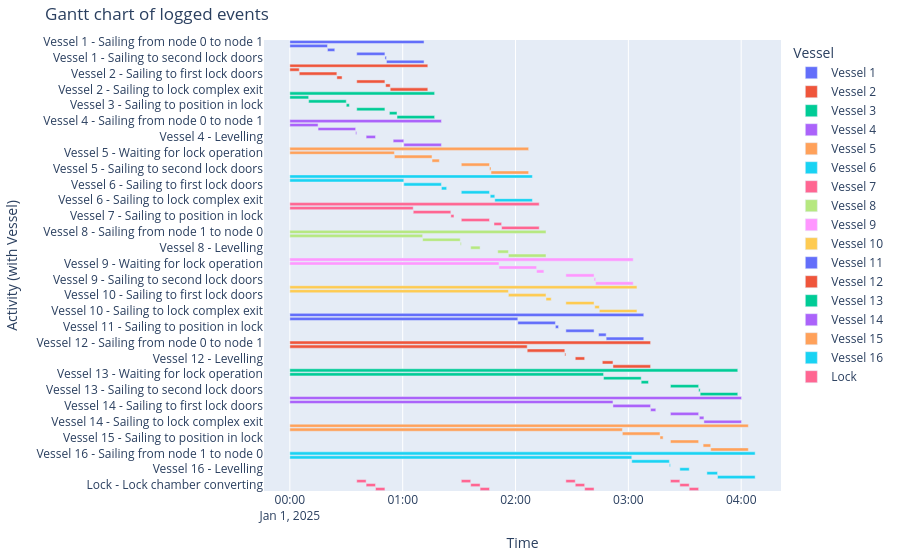

Notebook code cell kept with this figure:
### Code cell
df_eventtable = opentnsim.core.logutils.logbook2eventtable([*vessels, lock])
generate_vessel_gantt_chart(df_eventtable)

### Figure 1 — Plotly figure (JSON) as saved in the notebook; plotly's stock layout.template omitted (floating-point values rounded to 4 significant figures)
{"data": [{"base": ["2025-01-01T00:00:00.000000000", "2025-01-01T00:00:00.000000000", "2025-01-01T00:20:00.000000000", "2025-01-01T00:35:33.333333000", "2025-01-01T00:50:33.333333000", "2025-01-01T00:51:21.929446000"], "hovertemplate": "object name=Vessel 1<br>start time=%{base}<br>stop time=%{x}<br>activity label=%{y}<extra></extra>", "legendgroup": "Vessel 1", "marker": {"color": "#636efa", "pattern": {"shape": ""}}, "name": "Vessel 1", "orientation": "h", "showlegend": true, "textposition": "auto", "type": "bar", "x": [4281929, 1200000, 233333, 900000, 48596, 1200000], "xaxis": "x", "y": ["Vessel 1 - Sailing from node 0 to node 1", "Vessel 1 - Sailing to first lock doors", "Vessel 1 - Sailing to position in lock", "Vessel 1 - Levelling", "Vessel 1 - Sailing to second lock doors", "Vessel 1 - Sailing to lock complex exit"], "yaxis": "y"}, {"base": ["2025-01-01T00:00:00.000000000", "2025-01-01T00:00:00.000000000", "2025-01-01T00:05:00.000000000", "2025-01-01T00:25:00.000000000", "2025-01-01T00:35:33.333333000", "2025-01-01T00:50:56.141108000", "2025-01-01T00:53:21.929445000"], "hovertemplate": "object name=Vessel 2<br>start time=%{base}<br>stop time=%{x}<br>activity label=%{y}<extra></extra>", "legendgroup": "Vessel 2", "marker": {"color": "#EF553B", "pattern": {"shape": ""}}, "name": "Vessel 2", "orientation": "h", "showlegend": true, "textposition": "auto", "type": "bar", "x": [4401929, 300000, 1200000, 166666, 900000, 145788, 1200000], "xaxis": "x", "y": ["Vessel 2 - Sailing from node 0 to node 1", "Vessel 2 - Waiting for lock operation", "Vessel 2 - Sailing to first lock doors", "Vessel 2 - Sailing to position in lock", "Vessel 2 - Levelling", "Vessel 2 - Sailing to second lock doors", "Vessel 2 - Sailing to lock complex exit"], "yaxis": "y"}, {"base": ["2025-01-01T00:00:00.000000000", "2025-01-01T00:00:00.000000000", "2025-01-01T00:10:00.000000000", "2025-01-01T00:30:00.000000000", "2025-01-01T00:35:33.333333000", "2025-01-01T00:52:56.141108000", "2025-01-01T00:56:59.121670000"], "hovertemplate": "object name=Vessel 3<br>start time=%{base}<br>stop time=%{x}<br>activity label=%{y}<extra></extra>", "legendgroup": "Vessel 3", "marker": {"color": "#00cc96", "pattern": {"shape": ""}}, "name": "Vessel 3", "orientation": "h", "showlegend": true, "textposition": "auto", "type": "bar", "x": [4619121, 600000, 1200000, 100000, 900000, 242980, 1200000], "xaxis": "x", "y": ["Vessel 3 - Sailing from node 0 to node 1", "Vessel 3 - Waiting for lock operation", "Vessel 3 - Sailing to first lock doors", "Vessel 3 - Sailing to position in lock", "Vessel 3 - Levelling", "Vessel 3 - Sailing to second lock doors", "Vessel 3 - Sailing to lock complex exit"], "yaxis": "y"}, {"base": ["2025-01-01T00:00:00.000000000", "2025-01-01T00:00:00.000000000", "2025-01-01T00:15:00.000000000", "2025-01-01T00:35:00.000000000", "2025-01-01T00:40:33.333333000", "2025-01-01T00:54:56.141108000", "2025-01-01T01:00:36.313895000"], "hovertemplate": "object name=Vessel 4<br>start time=%{base}<br>stop time=%{x}<br>activity label=%{y}<extra></extra>", "legendgroup": "Vessel 4", "marker": {"color": "#ab63fa", "pattern": {"shape": ""}}, "name": "Vessel 4", "orientation": "h", "showlegend": true, "textposition": "auto", "type": "bar", "x": [4836313, 900000, 1200000, 33333, 300000, 340172, 1200000], "xaxis": "x", "y": ["Vessel 4 - Sailing from node 0 to node 1", "Vessel 4 - Waiting for lock operation", "Vessel 4 - Sailing to first lock doors", "Vessel 4 - Sailing to position in lock", "Vessel 4 - Levelling", "Vessel 4 - Sailing to second lock doors", "Vessel 4 - Sailing to lock complex exit"], "yaxis": "y"}, {"base": ["2025-01-01T00:00:00.000000000", "2025-01-01T00:00:00.000000000", "2025-01-01T00:55:36.313895000", "2025-01-01T01:15:36.313895000", "2025-01-01T01:31:09.647228000", "2025-01-01T01:46:10.000000000", "2025-01-01T01:46:58.596112000"], "hovertemplate": "object name=Vessel 5<br>start time=%{base}<br>stop time=%{x}<br>activity label=%{y}<extra></extra>", "legendgroup": "Vessel 5", "marker": {"color": "#FFA15A", "pattern": {"shape": ""}}, "name": "Vessel 5", "orientation": "h", "showlegend": true, "textposition": "auto", "type": "bar", "x": [7618596, 3336313, 1200000, 233333, 900352, 48596, 1200000], "xaxis": "x", "y": ["Vessel 5 - Sailing from node 1 to node 0", "Vessel 5 - Waiting for lock operation", "Vessel 5 - Sailing to first lock doors", "Vessel 5 - Sailing to position in lock", "Vessel 5 - Levelling", "Vessel 5 - Sailing to second lock doors", "Vessel 5 - Sailing to lock complex exit"], "yaxis": "y"}, {"base": ["2025-01-01T00:00:00.000000000", "2025-01-01T00:00:00.000000000", "2025-01-01T01:00:36.313895000", "2025-01-01T01:20:36.313895000", "2025-01-01T01:31:09.647228000", "2025-01-01T01:46:32.807775000", "2025-01-01T01:48:58.596112000"], "hovertemplate": "object name=Vessel 6<br>start time=%{base}<br>stop time=%{x}<br>activity label=%{y}<extra></extra>", "legendgroup": "Vessel 6", "marker": {"color": "#19d3f3", "pattern": {"shape": ""}}, "name": "Vessel 6", "orientation": "h", "showlegend": true, "textposition": "auto", "type": "bar", "x": [7738596, 3636313, 1200000, 166666, 900352, 145788, 1200000], "xaxis": "x", "y": ["Vessel 6 - Sailing from node 1 to node 0", "Vessel 6 - Waiting for lock operation", "Vessel 6 - Sailing to first lock doors", "Vessel 6 - Sailing to position in lock", "Vessel 6 - Levelling", "Vessel 6 - Sailing to second lock doors", "Vessel 6 - Sailing to lock complex exit"], "yaxis": "y"}, {"base": ["2025-01-01T00:00:00.000000000", "2025-01-01T00:00:00.000000000", "2025-01-01T01:05:36.313895000", "2025-01-01T01:25:36.313895000", "2025-01-01T01:31:09.647228000", "2025-01-01T01:48:32.807775000", "2025-01-01T01:52:35.788337000"], "hovertemplate": "object name=Vessel 7<br>start time=%{base}<br>stop time=%{x}<br>activity label=%{y}<extra></extra>", "legendgroup": "Vessel 7", "marker": {"color": "#FF6692", "pattern": {"shape": ""}}, "name": "Vessel 7", "orientation": "h", "showlegend": true, "textposition": "auto", "type": "bar", "x": [7955788, 3936313, 1200000, 100000, 900352, 242980, 1200000], "xaxis": "x", "y": ["Vessel 7 - Sailing from node 1 to node 0", "Vessel 7 - Waiting for lock operation", "Vessel 7 - Sailing to first lock doors", "Vessel 7 - Sailing to position in lock", "Vessel 7 - Levelling", "Vessel 7 - Sailing to second lock doors", "Vessel 7 - Sailing to lock complex exit"], "yaxis": "y"}, {"base": ["2025-01-01T00:00:00.000000000", "2025-01-01T00:00:00.000000000", "2025-01-01T01:10:36.313895000", "2025-01-01T01:30:36.313895000", "2025-01-01T01:36:10.000000000", "2025-01-01T01:50:32.807775000", "2025-01-01T01:56:12.980561000"], "hovertemplate": "object name=Vessel 8<br>start time=%{base}<br>stop time=%{x}<br>activity label=%{y}<extra></extra>", "legendgroup": "Vessel 8", "marker": {"color": "#B6E880", "pattern": {"shape": ""}}, "name": "Vessel 8", "orientation": "h", "showlegend": true, "textposition": "auto", "type": "bar", "x": [8172980, 4236313, 1200000, 33333, 300000, 340172, 1200000], "xaxis": "x", "y": ["Vessel 8 - Sailing from node 1 to node 0", "Vessel 8 - Waiting for lock operation", "Vessel 8 - Sailing to first lock doors", "Vessel 8 - Sailing to position in lock", "Vessel 8 - Levelling", "Vessel 8 - Sailing to second lock doors", "Vessel 8 - Sailing to lock complex exit"], "yaxis": "y"}, {"base": ["2025-01-01T00:00:00.000000000", "2025-01-01T00:00:00.000000000", "2025-01-01T01:51:12.627790000", "2025-01-01T02:11:12.627790000", "2025-01-01T02:26:45.961123000", "2025-01-01T02:41:46.000000000", "2025-01-01T02:42:34.596112000"], "hovertemplate": "object name=Vessel 9<br>start time=%{base}<br>stop time=%{x}<br>activity label=%{y}<extra></extra>", "legendgroup": "Vessel 9", "marker": {"color": "#FF97FF", "pattern": {"shape": ""}}, "name": "Vessel 9", "orientation": "h", "showlegend": true, "textposition": "auto", "type": "bar", "x": [10954596, 6672627, 1200000, 233333, 900038, 48596, 1200000], "xaxis": "x", "y": ["Vessel 9 - Sailing from node 0 to node 1", "Vessel 9 - Waiting for lock operation", "Vessel 9 - Sailing to first lock doors", "Vessel 9 - Sailing to position in lock", "Vessel 9 - Levelling", "Vessel 9 - Sailing to second lock doors", "Vessel 9 - Sailing to lock complex exit"], "yaxis": "y"}, {"base": ["2025-01-01T00:00:00.000000000", "2025-01-01T00:00:00.000000000", "2025-01-01T01:56:12.627790000", "2025-01-01T02:16:12.627790000", "2025-01-01T02:26:45.961123000", "2025-01-01T02:42:08.807775000", "2025-01-01T02:44:34.596112000"], "hovertemplate": "object name=Vessel 10<br>start time=%{base}<br>stop time=%{x}<br>activity label=%{y}<extra></extra>", "legendgroup": "Vessel 10", "marker": {"color": "#FECB52", "pattern": {"shape": ""}}, "name": "Vessel 10", "orientation": "h", "showlegend": true, "textposition": "auto", "type": "bar", "x": [11074596, 6972627, 1200000, 166666, 900038, 145788, 1200000], "xaxis": "x", "y": ["Vessel 10 - Sailing from node 0 to node 1", "Vessel 10 - Waiting for lock operation", "Vessel 10 - Sailing to first lock doors", "Vessel 10 - Sailing to position in lock", "Vessel 10 - Levelling", "Vessel 10 - Sailing to second lock doors", "Vessel 10 - Sailing to lock complex exit"], "yaxis": "y"}, {"base": ["2025-01-01T00:00:00.000000000", "2025-01-01T00:00:00.000000000", "2025-01-01T02:01:12.627790000", "2025-01-01T02:21:12.627790000", "2025-01-01T02:26:45.961123000", "2025-01-01T02:44:08.807775000", "2025-01-01T02:48:11.788337000"], "hovertemplate": "object name=Vessel 11<br>start time=%{base}<br>stop time=%{x}<br>activity label=%{y}<extra></extra>", "legendgroup": "Vessel 11", "marker": {"color": "#636efa", "pattern": {"shape": ""}}, "name": "Vessel 11", "orientation": "h", "showlegend": true, "textposition": "auto", "type": "bar", "x": [11291788, 7272627, 1200000, 100000, 900038, 242980, 1200000], "xaxis": "x", "y": ["Vessel 11 - Sailing from node 0 to node 1", "Vessel 11 - Waiting for lock operation", "Vessel 11 - Sailing to first lock doors", "Vessel 11 - Sailing to position in lock", "Vessel 11 - Levelling", "Vessel 11 - Sailing to second lock doors", "Vessel 11 - Sailing to lock complex exit"], "yaxis": "y"}, {"base": ["2025-01-01T00:00:00.000000000", "2025-01-01T00:00:00.000000000", "2025-01-01T02:06:12.627790000", "2025-01-01T02:26:12.627790000", "2025-01-01T02:31:46.000000000", "2025-01-01T02:46:08.807775000", "2025-01-01T02:51:48.980561000"], "hovertemplate": "object name=Vessel 12<br>start time=%{base}<br>stop time=%{x}<br>activity label=%{y}<extra></extra>", "legendgroup": "Vessel 12", "marker": {"color": "#EF553B", "pattern": {"shape": ""}}, "name": "Vessel 12", "orientation": "h", "showlegend": true, "textposition": "auto", "type": "bar", "x": [11508980, 7572627, 1200000, 33333, 300000, 340172, 1200000], "xaxis": "x", "y": ["Vessel 12 - Sailing from node 0 to node 1", "Vessel 12 - Waiting for lock operation", "Vessel 12 - Sailing to first lock doors", "Vessel 12 - Sailing to position in lock", "Vessel 12 - Levelling", "Vessel 12 - Sailing to second lock doors", "Vessel 12 - Sailing to lock complex exit"], "yaxis": "y"}, {"base": ["2025-01-01T00:00:00.000000000", "2025-01-01T00:00:00.000000000", "2025-01-01T02:46:48.941685000", "2025-01-01T03:06:48.941685000", "2025-01-01T03:22:22.275018000", "2025-01-01T03:37:22.275018000", "2025-01-01T03:38:10.871130000"], "hovertemplate": "object name=Vessel 13<br>start time=%{base}<br>stop time=%{x}<br>activity label=%{y}<extra></extra>", "legendgroup": "Vessel 13", "marker": {"color": "#00cc96", "pattern": {"shape": ""}}, "name": "Vessel 13", "orientation": "h", "showlegend": true, "textposition": "auto", "type": "bar", "x": [14290871, 10008941, 1200000, 233333, 900000, 48596, 1200000], "xaxis": "x", "y": ["Vessel 13 - Sailing from node 1 to node 0", "Vessel 13 - Waiting for lock operation", "Vessel 13 - Sailing to first lock doors", "Vessel 13 - Sailing to position in lock", "Vessel 13 - Levelling", "Vessel 13 - Sailing to second lock doors", "Vessel 13 - Sailing to lock complex exit"], "yaxis": "y"}, {"base": ["2025-01-01T00:00:00.000000000", "2025-01-01T00:00:00.000000000", "2025-01-01T02:51:48.941685000", "2025-01-01T03:11:48.941685000", "2025-01-01T03:22:22.275018000", "2025-01-01T03:37:45.082793000", "2025-01-01T03:40:10.871130000"], "hovertemplate": "object name=Vessel 14<br>start time=%{base}<br>stop time=%{x}<br>activity label=%{y}<extra></extra>", "legendgroup": "Vessel 14", "marker": {"color": "#ab63fa", "pattern": {"shape": ""}}, "name": "Vessel 14", "orientation": "h", "showlegend": true, "textposition": "auto", "type": "bar", "x": [14410871, 10308941, 1200000, 166666, 900000, 145788, 1200000], "xaxis": "x", "y": ["Vessel 14 - Sailing from node 1 to node 0", "Vessel 14 - Waiting for lock operation", "Vessel 14 - Sailing to first lock doors", "Vessel 14 - Sailing to position in lock", "Vessel 14 - Levelling", "Vessel 14 - Sailing to second lock doors", "Vessel 14 - Sailing to lock complex exit"], "yaxis": "y"}, {"base": ["2025-01-01T00:00:00.000000000", "2025-01-01T00:00:00.000000000", "2025-01-01T02:56:48.941685000", "2025-01-01T03:16:48.941685000", "2025-01-01T03:22:22.275018000", "2025-01-01T03:39:45.082793000", "2025-01-01T03:43:48.063355000"], "hovertemplate": "object name=Vessel 15<br>start time=%{base}<br>stop time=%{x}<br>activity label=%{y}<extra></extra>", "legendgroup": "Vessel 15", "marker": {"color": "#FFA15A", "pattern": {"shape": ""}}, "name": "Vessel 15", "orientation": "h", "showlegend": true, "textposition": "auto", "type": "bar", "x": [14628063, 10608941, 1200000, 100000, 900000, 242980, 1200000], "xaxis": "x", "y": ["Vessel 15 - Sailing from node 1 to node 0", "Vessel 15 - Waiting for lock operation", "Vessel 15 - Sailing to first lock doors", "Vessel 15 - Sailing to position in lock", "Vessel 15 - Levelling", "Vessel 15 - Sailing to second lock doors", "Vessel 15 - Sailing to lock complex exit"], "yaxis": "y"}, {"base": ["2025-01-01T00:00:00.000000000", "2025-01-01T00:00:00.000000000", "2025-01-01T03:01:48.941685000", "2025-01-01T03:21:48.941685000", "2025-01-01T03:27:22.275018000", "2025-01-01T03:41:45.082793000", "2025-01-01T03:47:25.255580000"], "hovertemplate": "object name=Vessel 16<br>start time=%{base}<br>stop time=%{x}<br>activity label=%{y}<extra></extra>", "legendgroup": "Vessel 16", "marker": {"color": "#19d3f3", "pattern": {"shape": ""}}, "name": "Vessel 16", "orientation": "h", "showlegend": true, "textposition": "auto", "type": "bar", "x": [14845255, 10908941, 1200000, 33333, 300000, 340172, 1200000], "xaxis": "x", "y": ["Vessel 16 - Sailing from node 1 to node 0", "Vessel 16 - Waiting for lock operation", "Vessel 16 - Sailing to first lock doors", "Vessel 16 - Sailing to position in lock", "Vessel 16 - Levelling", "Vessel 16 - Sailing to second lock doors", "Vessel 16 - Sailing to lock complex exit"], "yaxis": "y"}, {"base": ["2025-01-01T00:35:33.333333000", "2025-01-01T00:40:33.333333000", "2025-01-01T00:45:33.333333000", "2025-01-01T01:31:10.000000000", "2025-01-01T01:36:10.000000000", "2025-01-01T01:41:10.000000000", "2025-01-01T02:26:46.000000000", "2025-01-01T02:31:46.000000000", "2025-01-01T02:36:46.000000000", "2025-01-01T03:22:22.275018000", "2025-01-01T03:27:22.275018000", "2025-01-01T03:32:22.275018000"], "hovertemplate": "object name=Lock<br>start time=%{base}<br>stop time=%{x}<br>activity label=%{y}<extra></extra>", "legendgroup": "Lock", "marker": {"color": "#FF6692", "pattern": {"shape": ""}}, "name": "Lock", "orientation": "h", "showlegend": true, "textposition": "auto", "type": "bar", "x": [300000, 300000, 300000, 300000, 300000, 300000, 300000, 300000, 300000, 300000, 300000, 300000], "xaxis": "x", "y": ["Lock - Lock doors closing", "Lock - Lock chamber converting", "Lock - Lock doors opening", "Lock - Lock doors closing", "Lock - Lock chamber converting", "Lock - Lock doors opening", "Lock - Lock doors closing", "Lock - Lock chamber converting", "Lock - Lock doors opening", "Lock - Lock doors closing", "Lock - Lock chamber converting", "Lock - Lock doors opening"], "yaxis": "y"}], "layout": {"barmode": "overlay", "legend": {"title": {"text": "Vessel"}, "tracegroupgap": 0}, "margin": {"b": 20, "l": 20, "r": 20, "t": 40}, "title": {"text": "Gantt chart of logged events"}, "xaxis": {"anchor": "y", "domain": [0, 1], "title": {"text": "Time"}, "type": "date"}, "yaxis": {"anchor": "x", "autorange": "reversed", "domain": [0, 1], "title": {"text": "Activity (with Vessel)"}}}}
